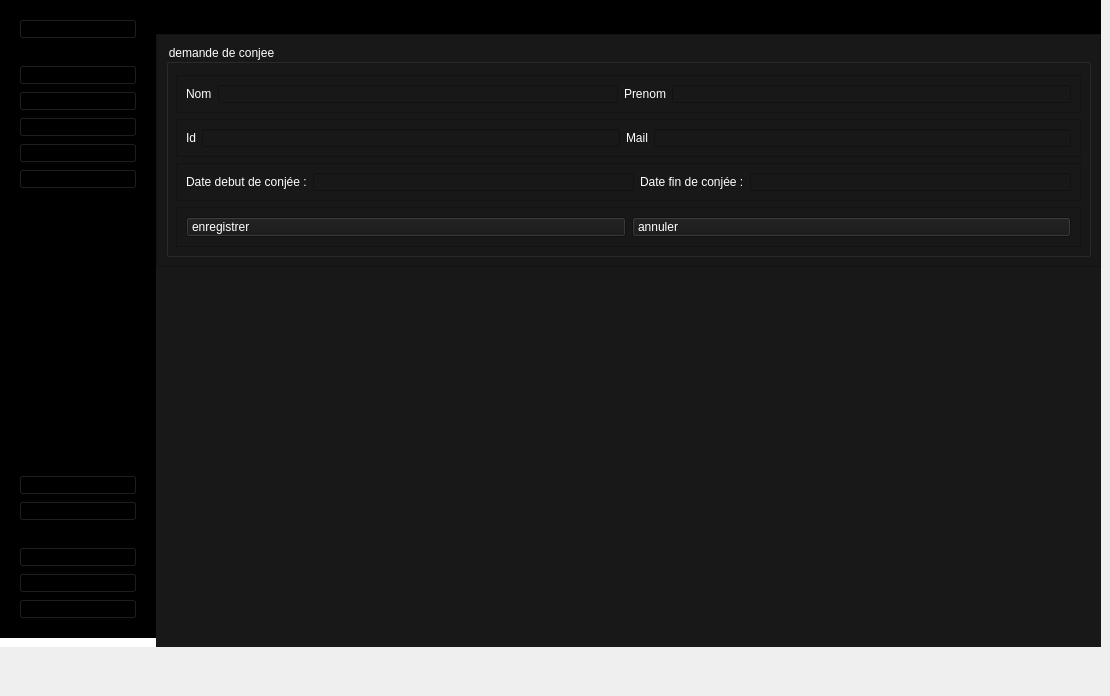
      <widget class="QWidget" name="AddPage_4">
       <widget class="QWidget" name="centralwidget_8">
        <property name="geometry">
         <rect>
          <x>0</x>
          <y>0</y>
          <width>1101</width>
          <height>687</height>
         </rect>
        </property>
        <property name="styleSheet">
         <string notr="true">*{
padding:0;
margin:0;
}
QPushButton{
	text-align:left;
	padding:2px 5px;
	font: 75 9pt &quot;MS Shell Dlg 2&quot;;
}
#leftMenuSubContainer QPushButton{
	text-align:left;
	padding:5px 10px;
}</string>
        </property>
        <layout class="QFormLayout" name="formLayout_19">
         <property name="horizontalSpacing">
          <number>0</number>
         </property>
         <property name="verticalSpacing">
          <number>0</number>
         </property>
         <property name="leftMargin">
          <number>0</number>
         </property>
         <property name="topMargin">
          <number>0</number>
         </property>
         <property name="rightMargin">
          <number>0</number>
         </property>
         <property name="bottomMargin">
          <number>0</number>
         </property>
         <item row="0" column="0">
          <widget class="QWidget" name="leftMenuContainer_15" native="true">
           <property name="styleSheet">
            <string notr="true">background-color:#FFF;
</string>
           </property>
           <layout class="QVBoxLayout" name="verticalLayout_77">
            <property name="leftMargin">
             <number>0</number>
            </property>
            <property name="topMargin">
             <number>0</number>
            </property>
            <property name="rightMargin">
             <number>0</number>
            </property>
            <item>
             <widget class="QWidget" name="leftMenuSubContainer_15" native="true">
              <property name="styleSheet">
               <string notr="true">background-color:rgb(0, 0, 0);</string>
              </property>
              <layout class="QVBoxLayout" name="verticalLayout_78">
               <item alignment="Qt::AlignTop">
                <widget class="QFrame" name="UserSideMenu_15">
                 <property name="frameShape">
                  <enum>QFrame::StyledPanel</enum>
                 </property>
                 <property name="frameShadow">
                  <enum>QFrame::Raised</enum>
                 </property>
                 <layout class="QHBoxLayout" name="horizontalLayout_51">
                  <item>
                   <widget class="QPushButton" name="Account_15">
                    <property name="toolTip">
                     <string>User</string>
                    </property>
                    <property name="toolTipDuration">
                     <number>16</number>
                    </property>
                    <property name="text">
                     <string>mon compte</string>
                    </property>
                    <property name="icon">
                     <iconset>
                      <normalon>icon/user.svg</normalon>
                     </iconset>
                    </property>
                    <property name="iconSize">
                     <size>
                      <width>20</width>
                      <height>20</height>
                     </size>
                    </property>
                   </widget>
                  </item>
                 </layout>
                </widget>
               </item>
               <item alignment="Qt::AlignTop">
                <widget class="QFrame" name="MainFunctions_15">
                 <property name="sizePolicy">
                  <sizepolicy hsizetype="Preferred" vsizetype="Preferred">
                   <horstretch>0</horstretch>
                   <verstretch>0</verstretch>
                  </sizepolicy>
                 </property>
                 <property name="frameShape">
                  <enum>QFrame::StyledPanel</enum>
                 </property>
                 <property name="frameShadow">
                  <enum>QFrame::Raised</enum>
                 </property>
                 <layout class="QVBoxLayout" name="verticalLayout_79">
                  <item>
                   <widget class="QPushButton" name="HomeBtn_15">
                    <property name="toolTip">
                     <string>Home</string>
                    </property>
                    <property name="text">
                     <string>maison</string>
                    </property>
                    <property name="icon">
                     <iconset>
                      <normaloff>icon/home.svg</normaloff>
                      <normalon>icon/home.svg</normalon>icon/home.svg</iconset>
                    </property>
                    <property name="iconSize">
                     <size>
                      <width>20</width>
                      <height>20</height>
                     </size>
                    </property>
                   </widget>
                  </item>
                  <item>
                   <widget class="QPushButton" name="DataBtn_15">
                    <property name="toolTip">
                     <string>Data</string>
                    </property>
                    <property name="text">
                     <string>donnee employee</string>
                    </property>
                    <property name="icon">
                     <iconset>
                      <normaloff>icon/database.svg</normaloff>
                      <normalon>icon/database.svg</normalon>icon/database.svg</iconset>
                    </property>
                    <property name="iconSize">
                     <size>
                      <width>20</width>
                      <height>20</height>
                     </size>
                    </property>
                   </widget>
                  </item>
                  <item>
                   <widget class="QPushButton" name="addeq_15">
                    <property name="styleSheet">
                     <string notr="true">font: 75 9pt &quot;MS Shell Dlg 2&quot;;</string>
                    </property>
                    <property name="text">
                     <string>Ajouter employee</string>
                    </property>
                    <property name="icon">
                     <iconset>
                      <normaloff>icon/plus.svg</normaloff>icon/plus.svg</iconset>
                    </property>
                    <property name="iconSize">
                     <size>
                      <width>20</width>
                      <height>20</height>
                     </size>
                    </property>
                   </widget>
                  </item>
                  <item>
                   <widget class="QPushButton" name="PdfBtn_19">
                    <property name="toolTip">
                     <string>Pdf</string>
                    </property>
                    <property name="text">
                     <string>demande de conjée</string>
                    </property>
                    <property name="icon">
                     <iconset>
                      <normaloff>icon/plus.svg</normaloff>icon/plus.svg</iconset>
                    </property>
                    <property name="iconSize">
                     <size>
                      <width>20</width>
                      <height>20</height>
                     </size>
                    </property>
                   </widget>
                  </item>
                  <item>
                   <widget class="QPushButton" name="pushButton_36">
                    <property name="text">
                     <string>donnee congé</string>
                    </property>
                    <property name="icon">
                     <iconset>
                      <normaloff>icon/database.svg</normaloff>icon/database.svg</iconset>
                    </property>
                   </widget>
                  </item>
                  <item>
                   <spacer name="verticalSpacer_99">
                    <property name="orientation">
                     <enum>Qt::Vertical</enum>
                    </property>
                    <property name="sizeHint" stdset="0">
                     <size>
                      <width>20</width>
                      <height>40</height>
                     </size>
                    </property>
                   </spacer>
                  </item>
                  <item>
                   <spacer name="verticalSpacer_100">
                    <property name="orientation">
                     <enum>Qt::Vertical</enum>
                    </property>
                    <property name="sizeHint" stdset="0">
                     <size>
                      <width>20</width>
                      <height>40</height>
                     </size>
                    </property>
                   </spacer>
                  </item>
                  <item>
                   <spacer name="verticalSpacer_101">
                    <property name="orientation">
                     <enum>Qt::Vertical</enum>
                    </property>
                    <property name="sizeHint" stdset="0">
                     <size>
                      <width>20</width>
                      <height>40</height>
                     </size>
                    </property>
                   </spacer>
                  </item>
                  <item>
                   <spacer name="verticalSpacer_102">
                    <property name="orientation">
                     <enum>Qt::Vertical</enum>
                    </property>
                    <property name="sizeHint" stdset="0">
                     <size>
                      <width>20</width>
                      <height>40</height>
                     </size>
                    </property>
                   </spacer>
                  </item>
                  <item>
                   <spacer name="verticalSpacer_103">
                    <property name="orientation">
                     <enum>Qt::Vertical</enum>
                    </property>
                    <property name="sizeHint" stdset="0">
                     <size>
                      <width>20</width>
                      <height>40</height>
                     </size>
                    </property>
                   </spacer>
                  </item>
                  <item>
                   <spacer name="verticalSpacer_104">
                    <property name="orientation">
                     <enum>Qt::Vertical</enum>
                    </property>
                    <property name="sizeHint" stdset="0">
                     <size>
                      <width>20</width>
                      <height>40</height>
                     </size>
                    </property>
                   </spacer>
                  </item>
                  <item>
                   <spacer name="verticalSpacer_105">
                    <property name="orientation">
                     <enum>Qt::Vertical</enum>
                    </property>
                    <property name="sizeHint" stdset="0">
                     <size>
                      <width>20</width>
                      <height>40</height>
                     </size>
                    </property>
                   </spacer>
                  </item>
                  <item>
                   <widget class="QPushButton" name="SettingsBtn_21">
                    <property name="toolTip">
                     <string>Settings</string>
                    </property>
                    <property name="text">
                     <string>parametre</string>
                    </property>
                    <property name="icon">
                     <iconset>
                      <normaloff>icon/settings.svg</normaloff>
                      <disabledoff>icon/settings.svg</disabledoff>icon/settings.svg</iconset>
                    </property>
                    <property name="iconSize">
                     <size>
                      <width>20</width>
                      <height>20</height>
                     </size>
                    </property>
                   </widget>
                  </item>
                  <item>
                   <widget class="QPushButton" name="SettingsBtn_22">
                    <property name="toolTip">
                     <string>Settings</string>
                    </property>
                    <property name="text">
                     <string>aide</string>
                    </property>
                    <property name="icon">
                     <iconset>
                      <normaloff>icon/settings.svg</normaloff>
                      <disabledoff>icon/settings.svg</disabledoff>icon/settings.svg</iconset>
                    </property>
                    <property name="iconSize">
                     <size>
                      <width>20</width>
                      <height>20</height>
                     </size>
                    </property>
                   </widget>
                  </item>
                 </layout>
                </widget>
               </item>
               <item alignment="Qt::AlignBottom">
                <widget class="QFrame" name="AppFunction_15">
                 <property name="frameShape">
                  <enum>QFrame::StyledPanel</enum>
                 </property>
                 <property name="frameShadow">
                  <enum>QFrame::Raised</enum>
                 </property>
                 <layout class="QVBoxLayout" name="verticalLayout_80">
                  <item>
                   <widget class="QPushButton" name="SettingsBtn_15">
                    <property name="toolTip">
                     <string>Settings</string>
                    </property>
                    <property name="text">
                     <string>deconnecter</string>
                    </property>
                    <property name="icon">
                     <iconset>
                      <normaloff>icon/settings.svg</normaloff>
                      <disabledoff>icon/settings.svg</disabledoff>icon/settings.svg</iconset>
                    </property>
                    <property name="iconSize">
                     <size>
                      <width>20</width>
                      <height>20</height>
                     </size>
                    </property>
                   </widget>
                  </item>
                  <item>
                   <widget class="QPushButton" name="HelpBtn_15">
                    <property name="toolTip">
                     <string>Help</string>
                    </property>
                    <property name="text">
                     <string>Help</string>
                    </property>
                    <property name="icon">
                     <iconset>
                      <normaloff>icon/help-circle.svg</normaloff>
                      <normalon>icon/help-circle.svg</normalon>icon/help-circle.svg</iconset>
                    </property>
                    <property name="iconSize">
                     <size>
                      <width>20</width>
                      <height>20</height>
                     </size>
                    </property>
                   </widget>
                  </item>
                  <item>
                   <widget class="QPushButton" name="LogoutBtn_15">
                    <property name="toolTip">
                     <string>Logout</string>
                    </property>
                    <property name="text">
                     <string>Logout</string>
                    </property>
                    <property name="icon">
                     <iconset>
                      <normaloff>icon/log-out.svg</normaloff>
                      <normalon>icon/log-out.svg</normalon>icon/log-out.svg</iconset>
                    </property>
                    <property name="iconSize">
                     <size>
                      <width>20</width>
                      <height>20</height>
                     </size>
                    </property>
                   </widget>
                  </item>
                 </layout>
                </widget>
               </item>
              </layout>
             </widget>
            </item>
           </layout>
          </widget>
         </item>
         <item row="0" column="1">
          <widget class="QWidget" name="mainBodyContainer_15" native="true">
           <property name="styleSheet">
            <string notr="true">background-color:#181818 ;</string>
           </property>
           <layout class="QFormLayout" name="formLayout_20">
            <property name="horizontalSpacing">
             <number>0</number>
            </property>
            <property name="verticalSpacing">
             <number>0</number>
            </property>
            <property name="leftMargin">
             <number>0</number>
            </property>
            <property name="topMargin">
             <number>0</number>
            </property>
            <property name="rightMargin">
             <number>0</number>
            </property>
            <property name="bottomMargin">
             <number>0</number>
            </property>
            <item row="0" column="0" colspan="2">
             <widget class="QFrame" name="TopBar_15">
              <property name="styleSheet">
               <string notr="true">background-color:rgb(0, 0, 0);</string>
              </property>
              <property name="frameShape">
               <enum>QFrame::StyledPanel</enum>
              </property>
              <property name="frameShadow">
               <enum>QFrame::Raised</enum>
              </property>
              <layout class="QVBoxLayout" name="verticalLayout_81">
               <item>
                <widget class="QLabel" name="Actor_15">
                 <property name="styleSheet">
                  <string notr="true">font: 75 16pt &quot;MS Shell Dlg 2&quot;;
</string>
                 </property>
                 <property name="text">
                  <string>Responsable Ressource Humaine</string>
                 </property>
                </widget>
               </item>
              </layout>
             </widget>
            </item>
            <item row="1" column="0" colspan="2">
             <widget class="QFrame" name="MainContent_15">
              <property name="styleSheet">
               <string notr="true">background-color:#181818 ;</string>
              </property>
              <property name="frameShape">
               <enum>QFrame::StyledPanel</enum>
              </property>
              <property name="frameShadow">
               <enum>QFrame::Raised</enum>
              </property>
              <layout class="QHBoxLayout" name="horizontalLayout_52">
               <item>
                <widget class="QGroupBox" name="groupBox_15">
                 <property name="styleSheet">
                  <string notr="true">font: 75 12pt &quot;MS Shell Dlg 2&quot;;
color:#fff;
</string>
                 </property>
                 <property name="title">
                  <string>demande de conjee</string>
                 </property>
                 <layout class="QVBoxLayout" name="verticalLayout_82">
                  <property name="spacing">
                   <number>6</number>
                  </property>
                  <property name="topMargin">
                   <number>30</number>
                  </property>
                  <item>
                   <widget class="QFrame" name="frame_33">
                    <property name="frameShape">
                     <enum>QFrame::StyledPanel</enum>
                    </property>
                    <property name="frameShadow">
                     <enum>QFrame::Raised</enum>
                    </property>
                    <layout class="QHBoxLayout" name="horizontalLayout_53">
                     <item>
                      <widget class="QLabel" name="label_69">
                       <property name="text">
                        <string>Nom</string>
                       </property>
                      </widget>
                     </item>
                     <item>
                      <widget class="QLineEdit" name="lineEdit_44"/>
                     </item>
                     <item>
                      <widget class="QLabel" name="label_70">
                       <property name="text">
                        <string>Prenom</string>
                       </property>
                      </widget>
                     </item>
                     <item>
                      <widget class="QLineEdit" name="lineEdit_45"/>
                     </item>
                    </layout>
                   </widget>
                  </item>
                  <item>
                   <widget class="QFrame" name="frame_34">
                    <property name="frameShape">
                     <enum>QFrame::StyledPanel</enum>
                    </property>
                    <property name="frameShadow">
                     <enum>QFrame::Raised</enum>
                    </property>
                    <layout class="QHBoxLayout" name="horizontalLayout_54">
                     <item>
                      <widget class="QLabel" name="label_81">
                       <property name="text">
                        <string>Id</string>
                       </property>
                      </widget>
                     </item>
                     <item>
                      <widget class="QLineEdit" name="lineEdit_50"/>
                     </item>
                     <item>
                      <widget class="QLabel" name="label_71">
                       <property name="text">
                        <string>Mail</string>
                       </property>
                      </widget>
                     </item>
                     <item>
                      <widget class="QLineEdit" name="lineEdit_46"/>
                     </item>
                    </layout>
                   </widget>
                  </item>
                  <item>
                   <widget class="QFrame" name="frame_35">
                    <property name="frameShape">
                     <enum>QFrame::StyledPanel</enum>
                    </property>
                    <property name="frameShadow">
                     <enum>QFrame::Raised</enum>
                    </property>
                    <layout class="QHBoxLayout" name="horizontalLayout_55">
                     <item>
                      <widget class="QLabel" name="label_72">
                       <property name="text">
                        <string>Date debut de conjée :</string>
                       </property>
                      </widget>
                     </item>
                     <item>
                      <widget class="QLineEdit" name="lineEdit_13"/>
                     </item>
                     <item>
                      <widget class="QLabel" name="label_73">
                       <property name="text">
                        <string>Date fin de conjée :</string>
                       </property>
                      </widget>
                     </item>
                     <item>
                      <widget class="QLineEdit" name="lineEdit_14"/>
                     </item>
                    </layout>
                   </widget>
                  </item>
                  <item>
                   <widget class="QFrame" name="frame_36">
                    <property name="frameShape">
                     <enum>QFrame::StyledPanel</enum>
                    </property>
                    <property name="frameShadow">
                     <enum>QFrame::Raised</enum>
                    </property>
                    <layout class="QHBoxLayout" name="horizontalLayout_56">
                     <item>
                      <widget class="QPushButton" name="pushButton_9">
                       <property name="text">
                        <string>enregistrer</string>
                       </property>
                      </widget>
                     </item>
                     <item>
                      <widget class="QPushButton" name="pushButton_8">
                       <property name="text">
                        <string>annuler</string>
                       </property>
                      </widget>
                     </item>
                    </layout>
                   </widget>
                  </item>
                 </layout>
                </widget>
               </item>
              </layout>
             </widget>
            </item>
           </layout>
          </widget>
         </item>
        </layout>
       </widget>
      </widget>
